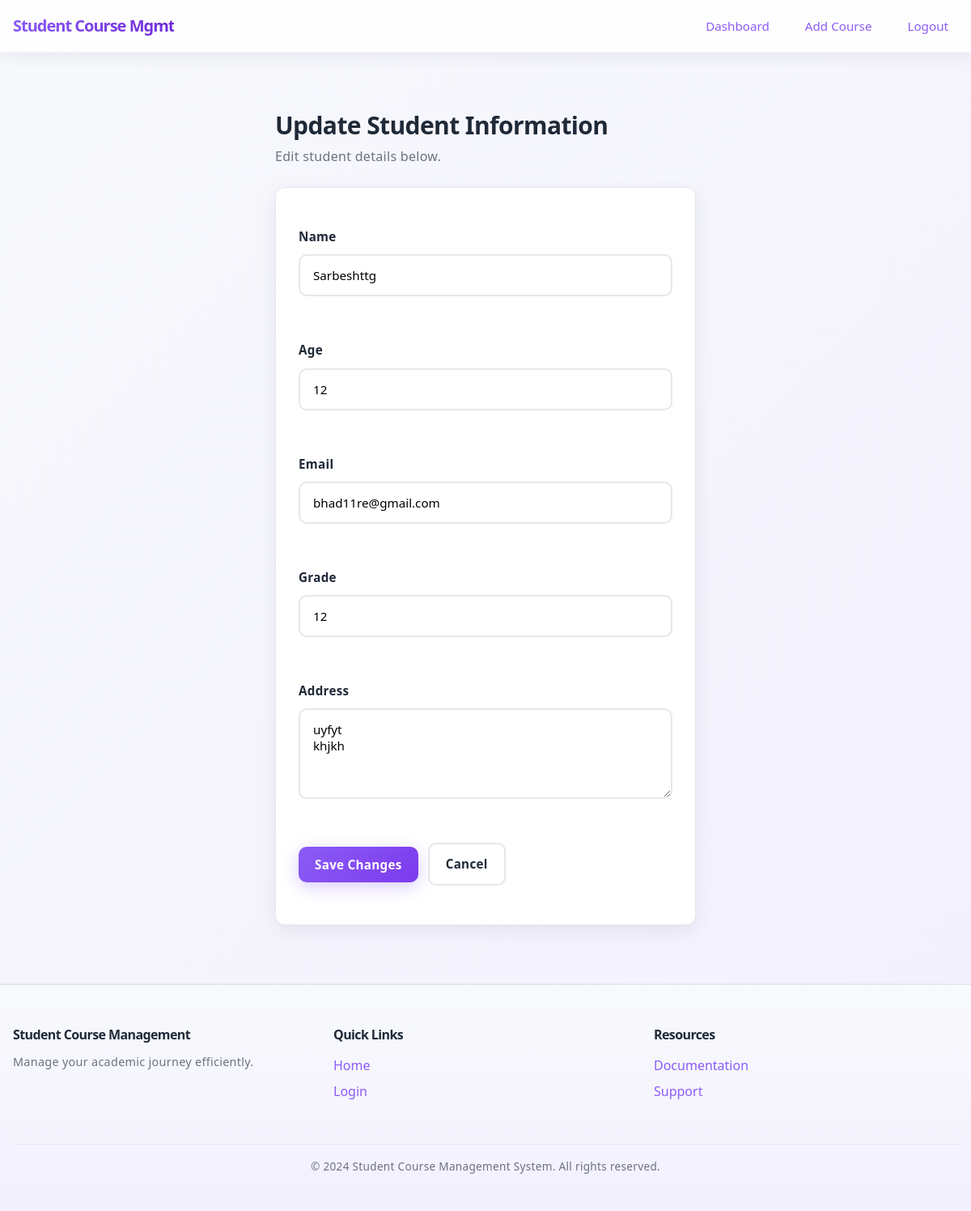
Screenshot of /teacher/update/14/ (signed in) with the database file from the repository.
### app/models.py (models this page shows, shortened)
class Student(models.Model):
    user = models.OneToOneField(User, on_delete=models.CASCADE)
    name = models.CharField(max_length=100, blank=True)
    age = models.IntegerField(null=True, blank=True)
    email = models.EmailField(unique=True, null=True, blank=True)
    grade = models.IntegerField(null=True, blank=True)
    address = models.TextField(blank=True)

### app/views.py (the view, shortened to what this page needs)
# urls.py: path('teacher/update/<int:id>/', update_student, name='update_student'),
@login_required
def update_student(request, id):
    student = get_object_or_404(Student, id=id)
    if request.user.is_staff:
        return render(request, "hero/update_student.html", {"student": student})
    return render(request, "teacher/update_student.html", {"student": student})

### app/templates/teacher/update_student.html (shortened to what this page needs)
<!DOCTYPE html>
{% load static %}
<html lang="en">
<head>
    <link rel="stylesheet" href="{% static 'css/teacher.css' %}">
</head>
<body>
    {% include 'navbar-teacher.html' %}
    <div class="container">
        <div style="max-width: 520px; margin: 40px auto;">
            <h1>Update Student Information</h1>
            <p class="muted">Edit student details below.</p>
            <form method="POST" class="card" style="display: grid; gap: 14px; margin-top: 16px;">
                <div class="form-field">
                    <label for="name">Name</label>
                    <input id="name" type="text" name="name" value="{{ student.name }}" required>
                </div>
                <div class="form-field">
                    <label for="age">Age</label>
                    <input id="age" type="number" name="age" value="{{ student.age }}" min="1" required>
                </div>
                <div class="form-field">
                    <label for="email">Email</label>
                    <input id="email" type="email" name="email" value="{{ student.email }}" required>
                </div>
                <div class="form-field">
                    <label for="grade">Grade</label>
                    <input id="grade" type="number" name="grade" value="{{ student.grade }}" min="1" required>
                </div>
                <div class="form-field">
                    <label for="address">Address</label>
                    <textarea id="address" name="address" rows="4" required>{{ student.address }}</textarea>
                </div>
                <div class="actions">
                    <button type="submit" class="btn btn-primary">Save Changes</button>
                    <a class="btn btn-outline" href="{% url 'teacher_dashboard' %}">Cancel</a>
                </div>
            </form>
        </div>
    </div>
    {% include 'footer.html' %}
</body>
</html>

### app/static/css/teacher.css (style rules this page uses)
:root { --bg: linear-gradient(135deg, #f7f9fc 0%, #f3f0ff 100%); --surface: #ffffff; --text: #1f2937; --muted: #6b7280; --primary: #8b5cf6; --primary-600: #7c3aed; --primary-light: #ede9fe; --accent: #10b981; --accent-light: #d1fae5; --warn: #ef4444; --warn-light: #fee2e2; --border: #e5e7eb; --shadow: 0 8px 24px rgba(31, 41, 55, 0.08); --shadow-lg: 0 20px 40px rgba(31, 41, 55, 0.12); --radius: 12px; --transition: all 0.3s cubic-bezier(0.4, 0, 0.2, 1); }
* { box-sizing: border-box; }
html, body { height: 100%; }
body { margin: 0; font-family: ui-sans-serif, system-ui, -apple-system, Segoe UI, Roboto, Helvetica, Arial, "Apple Color Emoji", "Segoe UI Emoji"; color: var(--text); background: var(--bg); display: flex; flex-direction: column; -webkit-font-smoothing: antialiased; -moz-osx-font-smoothing: grayscale; line-height: 1.6; }
.container { width: 100%; max-width: 1200px; margin: 0 auto; padding: 32px 16px; flex: 1; }
h1, h2, h3, h4 { line-height: 1.2; margin: 0 0 16px; letter-spacing: -0.6px; color: var(--text); }
h1 { font-size: clamp(1.75rem, 2.5vw, 2.5rem); font-weight: 800; margin-bottom: 8px; }
h1 + p { margin-top: 0; margin-bottom: 24px; }
p { line-height: 1.6; letter-spacing: 0.3px; margin: 0 0 12px; }
.card { background: var(--surface); border: 1px solid var(--border); border-radius: var(--radius); box-shadow: var(--shadow); padding: 28px; transition: var(--transition); position: relative; overflow: hidden; }
.card::before { content: ''; position: absolute; top: 0; left: 0; right: 0; height: 4px; background: linear-gradient(90deg, var(--primary), #a855f7); opacity: 0; transition: var(--transition); }
.btn { display: inline-flex; align-items: center; justify-content: center; gap: 8px; padding: 12px 20px; border-radius: 10px; border: none; text-decoration: none; font-weight: 600; font-size: 0.95rem; transition: var(--transition); cursor: pointer; letter-spacing: 0.3px; position: relative; overflow: hidden; }
button { font-family: inherit; }
.btn::before { content: ''; position: absolute; top: 50%; left: 50%; width: 0; height: 0; border-radius: 50%; background: rgba(255, 255, 255, 0.3); transform: translate(-50%, -50%); transition: width 0.6s, height 0.6s; }
.btn-primary { color: #fff; background: linear-gradient(135deg, var(--primary) 0%, var(--primary-600) 100%); box-shadow: 0 6px 20px rgba(139, 92, 246, 0.3); border: none; }
.btn-outline { color: var(--text); background: var(--surface); border: 2px solid var(--border); }
.actions { display: flex; flex-wrap: wrap; gap: 12px; margin: 20px 0; align-items: center; }
.form-field { display: grid; gap: 10px; margin: 20px 0; }
.form-field label { color: var(--text); font-weight: 700; font-size: 0.95rem; letter-spacing: 0.3px; display: block; }
.form-field input, .form-field select, .form-field textarea { padding: 14px 16px; border-radius: 10px; border: 2px solid var(--border); outline: none; background: #fff; font-family: inherit; font-size: 0.95rem; transition: var(--transition); width: 100%; max-width: 100%; }
.muted { color: var(--muted); }

### rows the page displays
Student: name "Sarbeshttg", age "12", email "bhad11re@gmail.com", grade "12", address "uyfyt khjkh"
